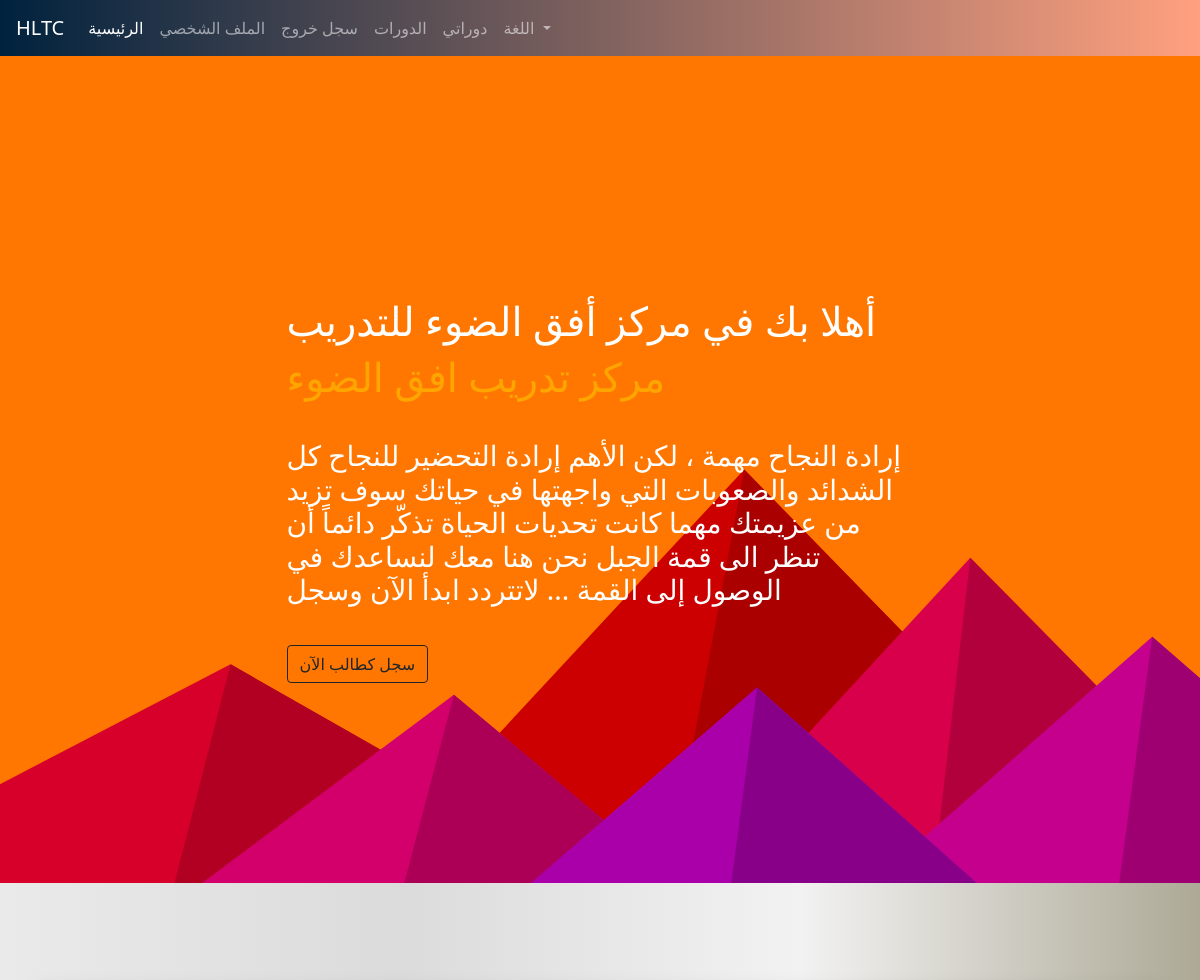
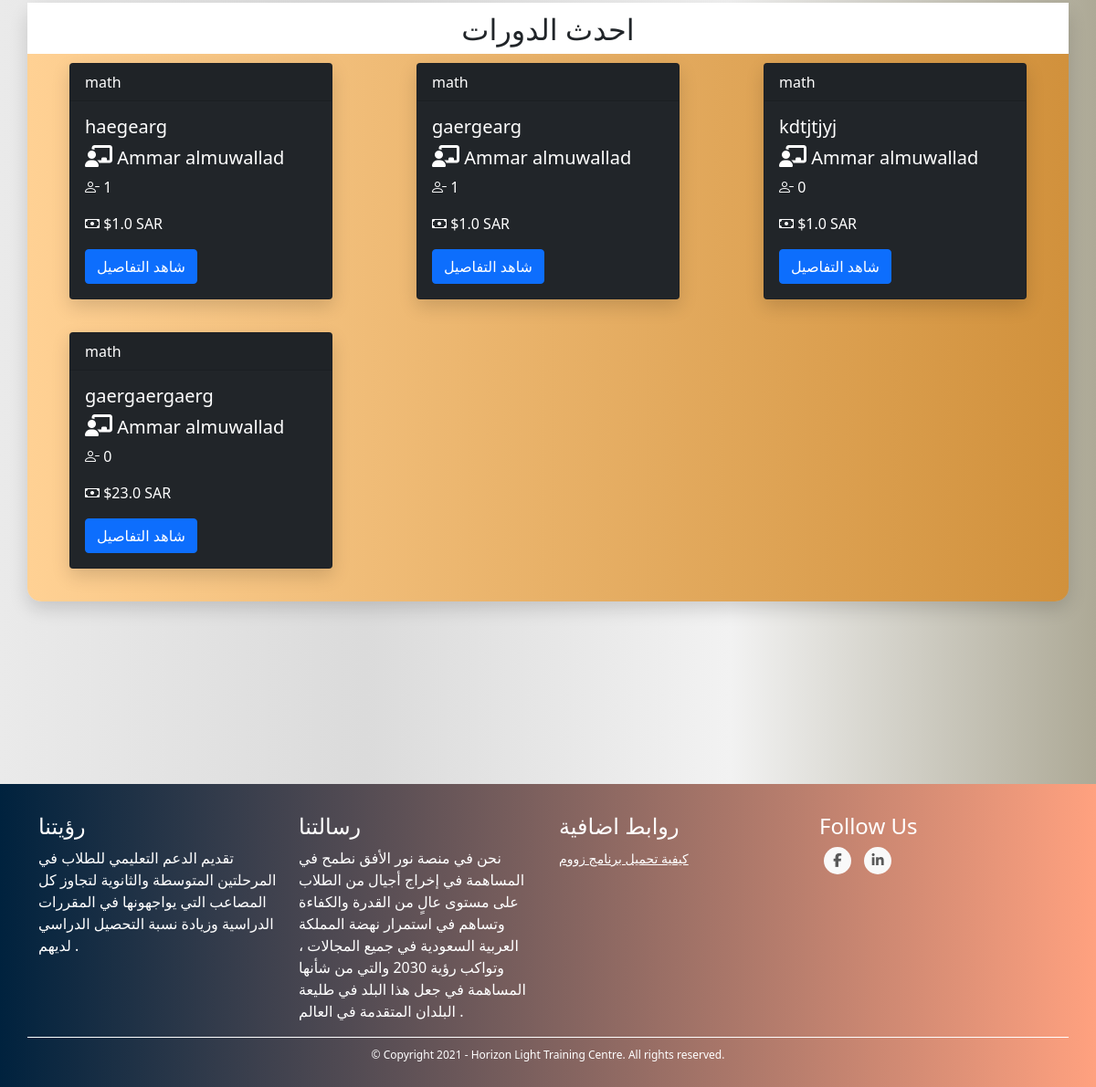
The page / (signed in) on the database its author committed (2 pictures, top to bottom).
### TUTOR/models.py (models this page shows, shortened)
class CourseModel(db.Model):
    id = db.Column(db.Integer, primary_key=True)
    name = db.Column(db.String(130), nullable=False)
    description = db.Column(db.String(1000), nullable=False)
    subject = db.Column(db.String(), nullable=False)
    price = db.Column(db.Integer, nullable=False)
    min_students = db.Column(db.Integer, nullable=False)
    max_students = db.Column(db.Integer, nullable=False)
    currency = db.Column(db.String(3), nullable=False)
    began = db.Column(db.Boolean, nullable=False, default=False)
    ended = db.Column(db.Boolean, nullable=False, default=False)
    course_type = db.Column(db.Integer, nullable=False) # 1 for start when min number # 2 for start with min and date
    _period = db.Column(db.Integer, nullable=True) # days
    _start_date = db.Column(db.DateTime, nullable=True)
    _end_date = db.Column(db.DateTime, nullable=True)
    links = db.Column(db.String(), nullable=False) # {"zoom_for_tutor": "link", "zoom_for_students": "link", ...}
    weekly_time_table_json  = db.Column(db.String(1000), nullable=False) # {"saturday": {"from": ..., "to": ...}, ...}
    _state = db.Column(db.String(), nullable=False, default=json.dumps({"state_code": 1, "state_string": "لم تبدأ بعد", "allowed_actions": ["join", "view", "start", "cancel"]})) # {"state_code": 2, "state_string": "قائم", "allowed_actions": ["view", "end"]} {"state_code": 3, "state_string": "انتهى", "allowed_actions": ["delete"]} {"state_code": 4, "state_string": "ملغي", "allowed_actions": ["delete"]}
    number_of_students_paid = db.Column(db.Integer, nullable=False, default=0)
    have_sent_first_payment_emails = db.Column(db.Boolean, nullable=False, default=False)
    created_by_admin = db.Column(db.Boolean, nullable=False)
    creation_date = db.Column(db.DateTime, nullable=False, default=datetime.utcnow)
    payment_model = db.relationship('PaymentModel', backref='course', uselist=False)
    tutor_data_model_id = db.Column(db.Integer, db.ForeignKey('tutor_data_model.id'),
        nullable=False)
    def price_for_student(self, student):
        discount_percentage = run_discount_checks(student, self)
        finale_price = self.price - ((self.price * discount_percentage) / 100)
        return finale_price
    def has_discount_for_student(self, student):
        discount_price = self.price_for_student(student)
        return True if discount_price != self.price else False
    @property
    def number_of_participants(self):
        return len(self.students)
    @property
    def empty_seats(self):
        return self.max_students - self.number_of_participants
    def link(self, name):
        return json.loads(self.links)[name]
    def start(self):
        self.began = True
        self._state = json.dumps({"state_code": 2, "state_string": "قائم", "allowed_actions": ["view", "end", "cancel"]})
        if self.course_type == 1:
            now = datetime.date(datetime.utcnow())
            self._start_date = now
            self._end_date = now + timedelta(days=self.period)
        db.session.commit()
        for sdm in self.students: # the paymetn is when a student joins not when the course begins bcz the course wont begin if students didn't pay
            send_student_course_start_email(sdm.user, self)
        send_tutor_course_start_email(self.tutor.user, self)
        return True
    def end(self):
        self.ended = True
        self._state = json.dumps({"state_code": 3, "state_string": "انتهى", "allowed_actions": ["delete"]})
        db.session.commit()
        for sdm in self.students:
            send_student_course_ended_email(sdm.user, self)
        send_tutor_course_ended_email(self.tutor.user, self)
        return True
    def cancel(self):
        self._state = json.dumps({"state_code": 4, "state_string": "ملغي", "allowed_actions": ["delete"]})
        db.session.commit()
        self.payment_model.refund_all()
        for sdm in self.students:
            send_student_course_canceled_email(sdm.user, self)
        send_tutor_course_canceled_email(self.tutor.user, self)

class UserModel(db.Model, UserMixin):
    id = db.Column(db.Integer, primary_key=True)
    first_name = db.Column(db.String(128), nullable=False)
    last_name = db.Column(db.String(128), nullable=False)
    username = db.Column(db.String(20), unique=True, nullable=False)
    email = db.Column(db.String(256), unique=True, nullable=False)
    password = db.Column(db.String(255), nullable=False)
    user_type = db.Column(db.String(30), nullable=False)
    _gender = db.Column(db.Boolean, nullable=False, default=True)
    email_confirmation_code = db.Column(db.String(5), nullable=True)
    is_confirmed = db.Column(db.Boolean, nullable=False, default=False)
    creation_date = db.Column(db.DateTime, nullable=False, default=datetime.utcnow)
    admin_data_model = db.relationship('AdminDataModel', backref='user', uselist=False)
    tutor_data_model = db.relationship('TutorDataModel', backref='user', uselist=False)
    student_data_model = db.relationship('StudentDataModel', backref='user', uselist=False)
    @property
    def full_name(self):
        return self.first_name + " " + self.last_name

### TUTOR/MAIN/routes.py (the view)
@main_blueprint.route('/')
def home():
    courses = CourseModel.query.all()[-10:]
    return render_template("index2.html", admin_types=ADMIN_TYPES, courses=courses)

### TUTOR/MAIN/routes.py (called while the page is built)
@main_blueprint.context_processor
def utility_processor():
    return dict(get_language_text=LngObj.get_language_text, get_current_page_language_list=LngObj.get_current_page_language_list, languages=LANGUAGES, admin_types=ADMIN_TYPES, settings=SiteSettingsModel.instance())

### TUTOR/models.py (called while the page is built)
@login_manager.user_loader
def load_user(user_id):
    return UserModel.query.get(int(user_id))

    @classmethod
    def instance(cls):
        return cls.query.get(1)

### TUTOR/utils/discount_scripts.py (called while the page is built)
def discount_multicourses(student, course):
    return 0

def run_discount_checks(student, course):
    percentages_list = []
    for check in discount_checks_funcs:
        percentages_list.append(check(student, course))
    highest_discount = max(percentages_list)
    return highest_discount

### TUTOR/utils/languages.py (called while the page is built)
    @staticmethod
    def translate(page_name, language=DEFAULT_LANGUAGE): # returns specific language page
        return LngObj.read_language_file(page_name, language)

    @staticmethod
    def read_language_file(page_name, language):
        path = os.path.join(current_app.root_path,"static", "languages", language + ".json")
        with open(path, "r", encoding='utf-8') as f:
            language_dict = json.loads(f.read())
            page_list = language_dict.get(page_name)
            return page_list if page_list else []

    @staticmethod
    def get_validated_page_language_list(view, language_cookie): # returns specific language page with extra validation
        if not language_cookie or language_cookie not in list(LANGUAGES.keys()):
            page_language_list = LngObj.translate(view)
        else:
            page_language_list = LngObj.translate(view, language_cookie)
        return page_language_list

    @staticmethod
    def get_current_page_language_list(): # returns current page language list
        current_page, _args_dict = reverse_url_for(request.path)
        page_language_list = LngObj.get_validated_page_language_list(current_page, request.cookies.get("language"))
        return page_language_list

    @staticmethod
    def get_language_text(tag, language_list): # returns single text using it's tag
        return next(x.get("description") for x in language_list if x.get("tag") == tag)

### TUTOR/templates/index2.html (shortened to what this page needs)
{% extends "template.html" %}
{% block content %}
    <link rel="stylesheet" href="{{ url_for('static', filename='css/index.css') }}">
    <link rel="stylesheet" href="{{ url_for('static', filename='css/index-courses.css') }}">
    <div class="container-fluid parent-container">
      <div class="row justify-content-center my-row">
        <div class="col-sm-7 my-col">
        </div>
    </div>
        <div class="row justify-content-center parent-row">
            <div class="col parent-col">
                <div class="container">
                    <div class="row justify-content-center my-row">
                        <div class="col-sm-7 my-col heights-elemnts">
                            <h1>أهلا بك في مركز أفق الضوء للتدريب</h1>
                            <h1 style="color: orange;">{{ get_language_text('test_translation', get_current_page_language_list()) }}</h1>
                        </div>
                    </div>
                    <div class="row justify-content-center my-row">
                        <div class="col-sm-7 my-col">
                            <h3>إرادة النجاح مهمة ، لكن الأهم إرادة التحضير للنجاح
                              كل الشدائد والصعوبات التي واجهتها في حياتك سوف تزيد من عزيمتك
                              مهما كانت تحديات الحياة تذكّر دائماً أن تنظر الى قمة الجبل
                              نحن هنا معك لنساعدك في الوصول إلى القمة ...
                              لاتتردد
                              ابدأ الآن وسجل
                              </h3>
                        </div>
                    </div>
                    <div class="row justify-content-center my-row">
                        <div class="col-sm-7 my-col lowest-elemnts">
                            <a href="{{ url_for('students_blueprint.register') }}" class="btn btn-outline-dark">سجل كطالب الآن</a>
                        </div>
                    </div>
                </div>
            </div>
        </div>
    </div>
    <div class="container my-cont">
      <div class="row my-row title">
        <center><h2>احدث الدورات</h2></center>
      </div>
        <div class="row my-row">
            {% for course in courses %}
                <div class="col-sm-4 my-col content-col">
                    <div class="card text-white bg-dark mb-3 my-card" style="max-width: 18rem;">
                        <div class="card-header">{{ course.subject }}</div>
                            <div class="card-body">
                                <h5 class="card-title">{{ course.name }}</h5>
                                <h5 class="card-title"><i class='fas fa-chalkboard-teacher' style='font-size:24px'></i> {{ course.tutor.user.full_name }}</h5>
                                <p class="card-text"><i class="bi bi-person-dash"></i> {{ course.empty_seats }}</p>
                                {% if current_user.user_type == "student" %}
                                  <p class="card-text"><i class="bi bi-cash"></i> ${{ course.price_for_student(current_user.student_data_mode) }} {{ course.currency }}  </p>
                                  {% else %}
                                  <p class="card-text"><i class="bi bi-cash"></i> ${{ course.price }} {{ course.currency }}</p>
                                  {% endif %}
                                  <a href="{{ url_for('courses_blueprint.course', course_id=course.id) }}" class="btn btn-primary">شاهد التفاصيل</a>
                        </div>
                    </div>
                </div>
            {% endfor %}
        </div>
    </div>
{% endblock %}

### TUTOR/static/css/global.css (style rules this page uses)
body { background: #ADA996; background: -webkit-linear-gradient(to right, #EAEAEA, #DBDBDB, #F2F2F2, #ADA996); background: linear-gradient(to right, #EAEAEA, #DBDBDB, #F2F2F2, #ADA996); }

### TUTOR/static/css/index.css (style rules this page uses)
.parent-container { background-image: url("/static/images/flat-mountains.svg"); background-repeat: no-repeat; background-size: cover; background-position: center; }
.my-col { color: white; margin-bottom: 20px; }
.heights-elemnts { margin-top: 200px; }
.lowest-elemnts { margin-bottom: 200px; }

### TUTOR/static/css/index-courses.css (style rules this page uses)
.my-cont { border-radius: 15px; background: #D1913C; background: -webkit-linear-gradient(to right, #FFD194, #D1913C); background: linear-gradient(to right, #FFD194, #D1913C); -webkit-box-shadow: 0px 8px 20px 0px rgba(0, 0, 0, 0.15); -moz-box-shadow: 0px 8px 20px 0px rgba(0, 0, 0, 0.15); box-shadow: 0px 8px 20px 0px rgba(0, 0, 0, 0.15); margin-top: 100px; margin-bottom: 200px; }
.my-card { margin-left: auto; margin-right: auto; -webkit-box-shadow: 0px 8px 20px 0px rgba(0, 0, 0, 0.15); -moz-box-shadow: 0px 8px 20px 0px rgba(0, 0, 0, 0.15); box-shadow: 0px 8px 20px 0px rgba(0, 0, 0, 0.15); }
.my-row { padding-top: 10px; }
.content-col { padding: 0; }
.title { background: white; }

### rows shown on the page
CourseModel: subject "math", name "haegearg", tutor.user.full_name "Ammar almuwallad", empty_seats "1", price_for_student "1.0", currency "SAR"
CourseModel: subject "math", name "gaergearg", tutor.user.full_name "Ammar almuwallad", empty_seats "1", price_for_student "1.0", currency "SAR"
CourseModel: subject "math", name "kdtjtjyj", tutor.user.full_name "Ammar almuwallad", empty_seats "0", price_for_student "1.0", currency "SAR"
CourseModel: subject "math", name "gaergaergaerg", tutor.user.full_name "Ammar almuwallad", empty_seats "0", price_for_student "23.0", currency "SAR"
